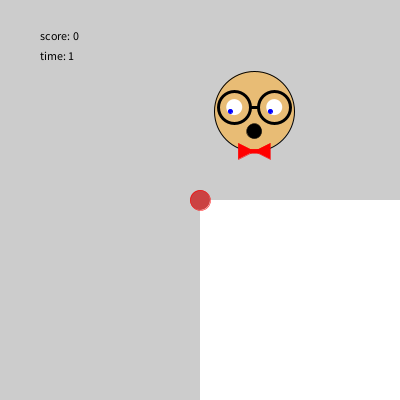
Frame 1 (no input)
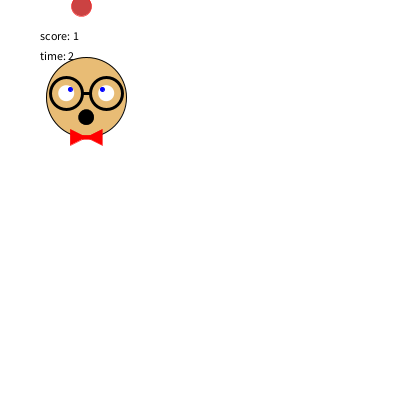
Frame 60 (the mouse pressed at the canvas centre just before this capture)
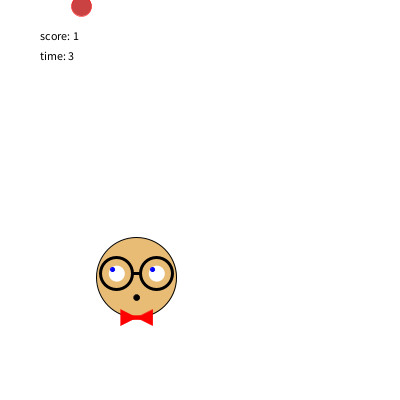
Frame 120 (the mouse held since frame 60 and released just before this capture)

The Processing sketch that drew these frames (run headless with seeded random() and noise(); from frame 60 on, the mouse is pressed at the canvas centre):

// Processing sketch: processing_53449
// ── processing_53449.pde

//Sara Humel 
//Andrew id: shumel
//Copyright 2012

//Try to hit the nerd with the ball. Use your mouse to influence the movement of the ball. 
// The eyes of the nerd follow the ball. And the mouth opens as the ball moves closer. 



 //Nerd Variables
  float dN = 30;
  float xN = random(0+dN*.5,400-dN*.5);
  float yN = random(0+dN*.5,400-dN*.5);
  float xPlus = random(.5, 6);
  float yPlus = random(.5, 6);
  boolean goingLeft;
  boolean goingUp;
 //Ball Variables
  float dH = 20;
  float xH = 200;
  float yH = 200;
  float  xSpeed;
  float  ySpeed;
  
 //Game Variables
   int hits;
   boolean wasHit;
  

void setup(){
  size(400,400);
  //background(255,255,255);
  smooth();
   //Nerd Variables
  float dN = 100;
  float xN = random(0+dN*.5,400-dN*.5);
  float yN = random(0+dN*.5,400-dN*.5);
  float xPlus = random(.5, 4);
  float yPlus = random(.5, 4);
  boolean goingLeft;
  boolean goingUp;
 //Hipster Variables
  float dH = 200;
  float xH = 200;
  float yH = 200;
  }
  

  
void draw(){
  
  hit();
  if(wasHit == true) {
   gotHit(); 
  } else {
  bounceNerd();
  drawBall();
  wrapBall();
  scoreAndTime();
  }
  }
  
  
void drawNerd(float xN, float yN, float dN){
  fill(232,188,117);
  strokeWeight(1);
  stroke(0,0,0);
  ellipse(xN,yN,dN,dN);
  fill(255,255,255);
  //eyes
  noStroke();
  ellipse(xN-.25*dN, yN-dN*.05, dN*.2, dN*.2);
  ellipse(xN+.25*dN, yN-dN*.05, dN*.2, dN*.2);
  //pupils
  fill(0,0,255);
  float mlx = constrain (xH, xN-.3*dN, xN-.2*dN);
  float mrx = constrain (xH, xN+.2*dN, xN+.3*dN);
  float my = constrain (yH, yN-dN*.1, yN-dN*.0);
  stroke(0,0,255);
  ellipse(mlx, my, dN*.05, dN*.05);
  ellipse(mrx, my, dN*.05, dN*.05);
  //glasses
  noFill();
  stroke(0,0,0);
  strokeWeight(3);
  ellipse(xN-.25*dN, yN-dN*.05, dN*.4, dN*.4);
  ellipse(xN+.25*dN, yN-dN*.05, dN*.4, dN*.4);
  line(xN-.05*dN, yN-dN*.05, xN+.05*dN, yN-dN*.05);
  //mouth
  stroke(0);
  strokeWeight(.5);
  fill(0);
  float distance = dist(xH,yH,xN,yN);
  if (distance < 0){
    distance = distance*-1;
  }
  float mS = .05*width-.05*distance;
  ellipse(xN, yN+dN*.25, mS, mS);
  //bowtie
  fill(255,0,0);
  stroke(255,0,0);
  rectMode(CENTER);
  rect(xN, yN+dN*.5, dN*.1, dN*.05);
  triangle(xN, yN+dN*.5, xN-dN*.2, yN+dN*.4, xN-dN*.2, yN+dN*.6);
  triangle(xN, yN+dN*.5, xN+dN*.2, yN+dN*.4, xN+dN*.2, yN+dN*.6);
  noFill();
  }
  
  
void bounceNerd() {
  dN = width*.2;
  fill(255,255,255);
  stroke(255,255,255);
 rect(width*.5, width*.5, width,width);
  
  drawNerd(xN,yN,dN);
  //LEFT and RIGHT
  if (xN <= 0+.5*dN && goingLeft == true){
    goingLeft = false;
    xN+= xPlus;
  }
  if (xN <= width-.5*dN && goingLeft == false){
    xN+= xPlus;
  }
  if (xN >= width-.5*dN && goingLeft == false){
    goingLeft = true;
    xN-= xPlus;
  }
  if (xN >= 0+.5*dN && goingLeft == true){
    xN-= xPlus;
  }
  //UP and DOWN
  if (yN <= 0+.5*dN && goingUp == true){
    goingUp = false;
    yN += yPlus;
  }
  if (yN <= width-.5*dN && goingUp == false){
    yN += yPlus;
  }
  if (yN >= width-.5*dN && goingUp == false){
    goingUp = true;
    yN -= yPlus;
  }
  if (yN >= 0+.5*dN && goingUp == true){
    yN -= yPlus;
  }
  }
  
  
void drawBall(){
  fill(203,66,66);
  ellipse(xH,yH,dH,dH);
}


void wrapBall(){
   xH = xH + xSpeed; 
   yH = yH + ySpeed;
  if(xH > width){
   xH = 0; 
  }
  if(xH < width-width){
   xH = width; 
  }
  if (yH > height){
   yH = 0;
  }
  if (yH < 0){
   yH = height;
  }
  
}

void mouseDragged(){
  if (mouseX > pmouseX) {
   xSpeed = xSpeed + .5; 
  }
  if (mouseX < pmouseX){
  xSpeed = xSpeed- .5;
  }
  if (mouseY > pmouseY) {
   ySpeed = xSpeed + .5; 
  }
  if (mouseY < pmouseY) {
   ySpeed = ySpeed - .5; 
  }
}

void hit(){
  
 if(dist(xH,yH,xN,yN) <= (dH+dN)*.5){
   fill(0,0,255);
   rect(width/2,height/2,width,height);
  xN = random(width);
  yN = random(width);
  xH = random(width);
  yH = random(width); 
  xPlus = random(.5, 6);
  yPlus = random(.5, 6);
  xSpeed = 0;
  ySpeed = 0;
  hits++;
  wasHit = true;
  
}
}

void gotHit() {
  
  fill(0,0,255);
   rect(width/2,height/2,width,height);
  wasHit=false;
}

void scoreAndTime(){
  strokeWeight(1);
  fill(0);
  text("score: " + hits, width/10,width/10);
  text("time: "+ millis()/1000, width/10,(width/10)+20);
}          
